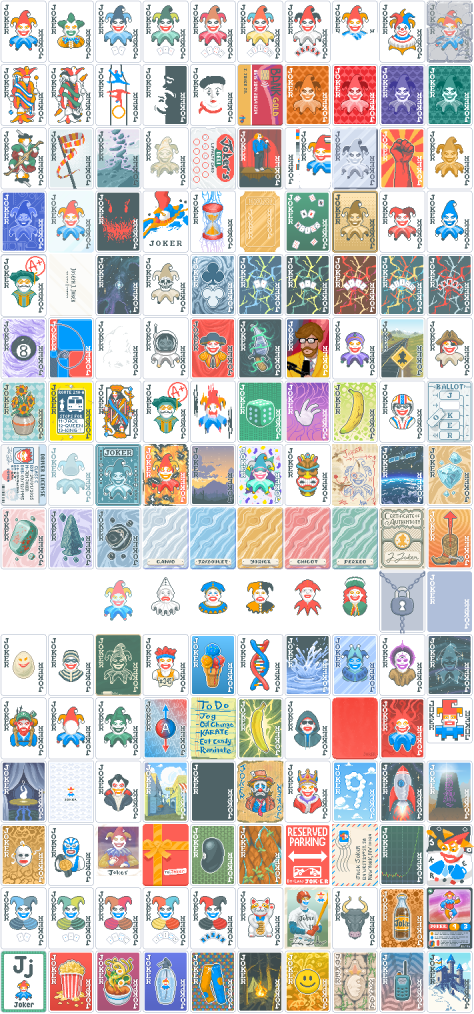
#> input picture assets/2x/Jokers-BU.png, 1420 x 3040 px (shown at 1/3 size)
$ python resize.py Jokers-BU.png
#> lines starting #> are read from the running program, lines starting #| are printed output that depends on the picture
#credit cryptid https://github.com/MathIsFun0/Cryptid/blob/main/assets/1x/resize.py

import sys
from PIL import Image
import os
import time

def upscale_pixel_art(input_image, output_directory, input_image_path):
    # Double the size
    new_size = (input_image.width * 2, input_image.height * 2)
    resized_image = input_image.resize(new_size, Image.NEAREST)  # NEAREST resampling preserves pixelation

    # Save the resized image
    filename = os.path.basename(input_image_path)
    output_image_path = os.path.join(output_directory, filename)
    resized_image.save(output_image_path)
def downscale_pixel_art(input_image, output_directory, input_image_path):
    # Double the size
    new_size = (input_image.width * .5, input_image.height * .5)
    resized_image = input_image.resize(new_size, Image.NEAREST)  # NEAREST resampling preserves pixelation

    # Save the resized image
    filename = os.path.basename(input_image_path)
    output_image_path = os.path.join(output_directory, filename)
    resized_image.save(output_image_path)

if __name__ == "__main__":
    if len(sys.argv) < 2:
        print("Usage: py resize.py <input_image>")
        sys.exit(1)

    input_image_path = sys.argv[1]
    input_image = Image.open(input_image_path)
#> input_image is the input picture: PIL image 1420x3040 RGBA; mean R, G, B, A 178.4, 174.7, 171.4, 228.3

    output_directory = "../1x/"
    downscale_pixel_art(input_image, output_directory, input_image_path)
#> in downscale_pixel_art, `resized_image = input_image.resize(new_size, Image.NEAREST)`:
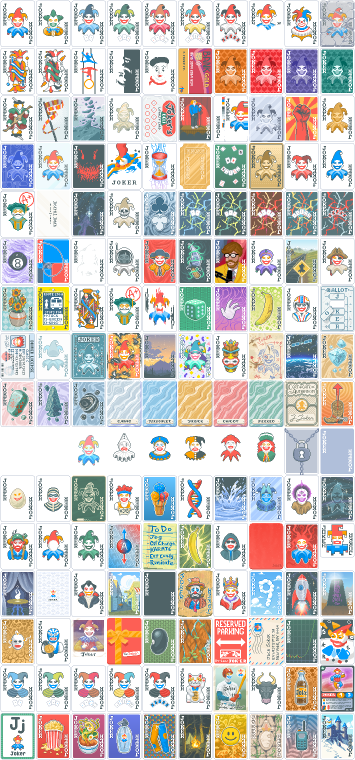
#> resized_image: PIL image 710x1520 RGBA (shown at 1/2 size); mean R, G, B, A 178.4, 174.6, 171.3, 228.3; transparent parts drawn white
